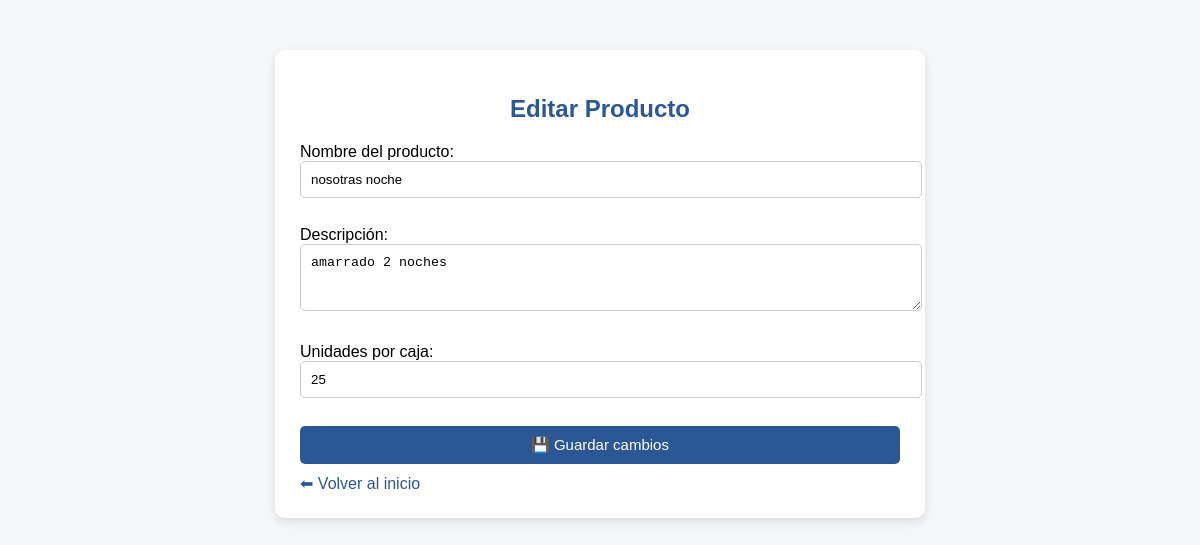
Page /editar_producto/3 on the earlier database version.
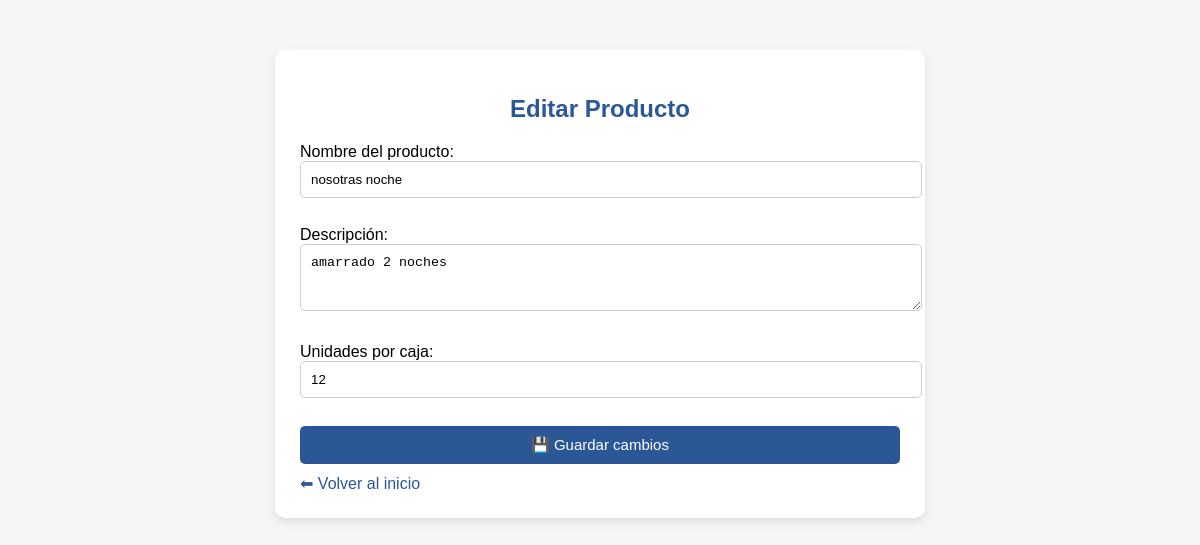
Same page on the later database version.
### tables this page shows
CREATE TABLE "productos" (
    id INTEGER PRIMARY KEY AUTOINCREMENT,
    nombre TEXT UNIQUE,
    descripcion TEXT,
    precio_caja REAL,
    unidades_por_caja INTEGER,
    precio_unitario REAL
);

### app.py (the view, shortened to what this page needs)
@app.route('/editar_producto/<int:id>', methods=['GET', 'POST'])
def editar_producto(id):
    conn = conectar()
    cur = conn.cursor()
    cur.execute("SELECT * FROM productos WHERE id = ?", (id,))
    producto = cur.fetchone()
    if not producto:
        conn.close()
        return "Producto no encontrado", 404
    mensaje = None
    conn.close()
    return render_template('editar_producto.html', producto=producto, mensaje=mensaje)

### app.py (called while the page is built)
def conectar():
    conn = sqlite3.connect(DB_PATH)
    conn.row_factory = sqlite3.Row
    return conn

### templates/editar_producto.html (shortened to what this page needs)
<!DOCTYPE html>
<html lang="es">
<head>
</head>
<body>
<div class="container">
    <h2>Editar Producto</h2>
    <form method="POST">
        <label>Nombre del producto:</label><br>
        <input type="text" name="nombre" value="{{ producto['nombre'] }}" required><br><br>
        <label>Descripción:</label><br>
        <textarea name="descripcion" rows="3">{{ producto['descripcion'] }}</textarea><br><br>
        <label>Unidades por caja:</label><br>
        <input type="number" name="unidades_por_caja" min="1" value="{{ producto['unidades_por_caja'] }}" required><br><br>
        <button type="submit">💾 Guardar cambios</button>
    </form>
    <a href="/">⬅ Volver al inicio</a>
</div>
</body>
</html>

Differences in the rows shown:
changed productos "nosotras noche": unidades_por_caja "25" → "12"
